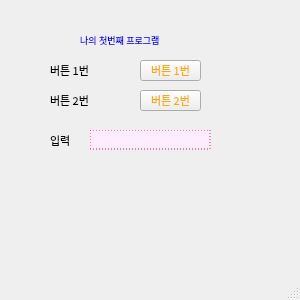
<?xml version="1.0" encoding="UTF-8"?>
<ui version="4.0">
 <class>MainWindow</class>
 <widget class="QMainWindow" name="MainWindow">
  <property name="geometry">
   <rect>
    <x>0</x>
    <y>0</y>
    <width>300</width>
    <height>300</height>
   </rect>
  </property>
  <property name="windowTitle">
   <string>MainWindow</string>
  </property>
  <widget class="QWidget" name="centralwidget">
   <widget class="QPushButton" name="btn1">
    <property name="geometry">
     <rect>
      <x>140</x>
      <y>60</y>
      <width>61</width>
      <height>21</height>
     </rect>
    </property>
    <property name="font">
     <font>
      <family>맑은 고딕</family>
      <pointsize>8</pointsize>
      <weight>50</weight>
      <bold>false</bold>
     </font>
    </property>
    <property name="styleSheet">
     <string notr="true">color:rgb(255, 170, 0)</string>
    </property>
    <property name="text">
     <string>버튼 1번</string>
    </property>
   </widget>
   <widget class="QLabel" name="label">
    <property name="geometry">
     <rect>
      <x>50</x>
      <y>60</y>
      <width>51</width>
      <height>21</height>
     </rect>
    </property>
    <property name="font">
     <font>
      <family>Adobe Arabic</family>
      <pointsize>8</pointsize>
     </font>
    </property>
    <property name="text">
     <string>버튼 1번</string>
    </property>
   </widget>
   <widget class="QPushButton" name="btn2">
    <property name="geometry">
     <rect>
      <x>140</x>
      <y>90</y>
      <width>61</width>
      <height>21</height>
     </rect>
    </property>
    <property name="font">
     <font>
      <family>맑은 고딕</family>
      <pointsize>8</pointsize>
      <weight>50</weight>
      <bold>false</bold>
     </font>
    </property>
    <property name="styleSheet">
     <string notr="true">color:rgb(255, 170, 0)</string>
    </property>
    <property name="text">
     <string>버튼 2번</string>
    </property>
   </widget>
   <widget class="QLabel" name="label_2">
    <property name="geometry">
     <rect>
      <x>50</x>
      <y>90</y>
      <width>51</width>
      <height>21</height>
     </rect>
    </property>
    <property name="font">
     <font>
      <family>Adobe Arabic</family>
      <pointsize>8</pointsize>
     </font>
    </property>
    <property name="text">
     <string>버튼 2번</string>
    </property>
   </widget>
   <widget class="QLineEdit" name="lineEdit">
    <property name="geometry">
     <rect>
      <x>90</x>
      <y>130</y>
      <width>121</width>
      <height>20</height>
     </rect>
    </property>
    <property name="styleSheet">
     <string notr="true">border-style:dotted;border-color:rgb(255, 10, 83);border-width:1px;background-color:rgb(254, 237, 255)</string>
    </property>
   </widget>
   <widget class="QLabel" name="label_3">
    <property name="geometry">
     <rect>
      <x>50</x>
      <y>130</y>
      <width>31</width>
      <height>21</height>
     </rect>
    </property>
    <property name="font">
     <font>
      <family>Adobe Arabic</family>
      <pointsize>8</pointsize>
     </font>
    </property>
    <property name="text">
     <string>입력</string>
    </property>
   </widget>
   <widget class="QLabel" name="label_4">
    <property name="geometry">
     <rect>
      <x>80</x>
      <y>30</y>
      <width>91</width>
      <height>20</height>
     </rect>
    </property>
    <property name="font">
     <font>
      <pointsize>7</pointsize>
     </font>
    </property>
    <property name="styleSheet">
     <string notr="true">color:rgb(0, 0, 255)</string>
    </property>
    <property name="text">
     <string>나의 첫번째 프로그램</string>
    </property>
   </widget>
  </widget>
  <widget class="QMenuBar" name="menubar">
   <property name="geometry">
    <rect>
     <x>0</x>
     <y>0</y>
     <width>300</width>
     <height>22</height>
    </rect>
   </property>
  </widget>
  <widget class="QStatusBar" name="statusbar"/>
 </widget>
 <resources/>
 <connections/>
</ui>
